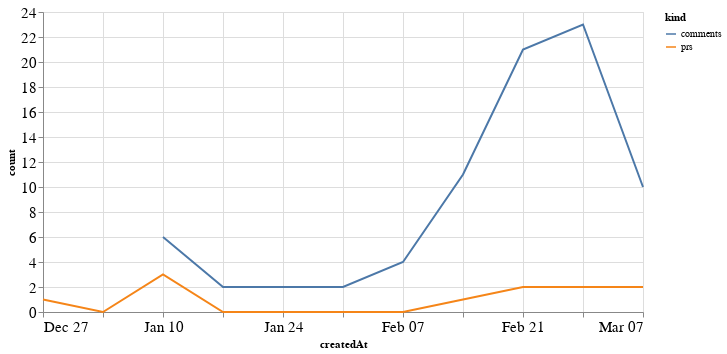

The notebook cell this image was saved under:
### Code cell
alt.Chart(total_time, width=600).mark_line().encode(
    x='createdAt',
    y='count',
    color='kind'
)

### Figure 1 — Vega-Lite specification as saved in the notebook (floating-point values rounded to 4 significant figures)
{"config": {"axisLeft": {"labelFontSize": 15}, "axisBottom": {"labelFontSize": 15}}, "data": {"name": "data-1f4fdd9fca895226b821048afd5d0adf"}, "mark": "line", "encoding": {"color": {"type": "nominal", "field": "kind"}, "x": {"type": "temporal", "field": "createdAt"}, "y": {"type": "quantitative", "field": "count"}}, "width": 600, "$schema": "https://vega.github.io/schema/vega-lite/v4.8.1.json", "datasets": {"data-1f4fdd9fca895226b821048afd5d0adf": [{"createdAt": "2020-12-27T00:00:00", "kind": "prs", "count": 1.0}, {"createdAt": "2021-01-03T00:00:00", "kind": "prs", "count": 0.0}, {"createdAt": "2021-01-10T00:00:00", "kind": "prs", "count": 3.0}, {"createdAt": "2021-01-17T00:00:00", "kind": "prs", "count": 0.0}, {"createdAt": "2021-01-24T00:00:00", "kind": "prs", "count": 0.0}, {"createdAt": "2021-01-31T00:00:00", "kind": "prs", "count": 0.0}, {"createdAt": "2021-02-07T00:00:00", "kind": "prs", "count": 0.0}, {"createdAt": "2021-02-14T00:00:00", "kind": "prs", "count": 1.0}, {"createdAt": "2021-02-21T00:00:00", "kind": "prs", "count": 2.0}, {"createdAt": "2021-02-28T00:00:00", "kind": "prs", "count": 2.0}, {"createdAt": "2021-03-07T00:00:00", "kind": "prs", "count": 2.0}, {"createdAt": "2020-12-27T00:00:00", "kind": "comments", "count": null}, {"createdAt": "2021-01-03T00:00:00", "kind": "comments", "count": null}, {"createdAt": "2021-01-10T00:00:00", "kind": "comments", "count": 6.0}, {"createdAt": "2021-01-17T00:00:00", "kind": "comments", "count": 2.0}, {"createdAt": "2021-01-24T00:00:00", "kind": "comments", "count": 2.0}, {"createdAt": "2021-01-31T00:00:00", "kind": "comments", "count": 2.0}, {"createdAt": "2021-02-07T00:00:00", "kind": "comments", "count": 4.0}, {"createdAt": "2021-02-14T00:00:00", "kind": "comments", "count": 11.0}, {"createdAt": "2021-02-21T00:00:00", "kind": "comments", "count": 21.0}, {"createdAt": "2021-02-28T00:00:00", "kind": "comments", "count": 23.0}, {"createdAt": "2021-03-07T00:00:00", "kind": "comments", "count": 10.0}]}}
